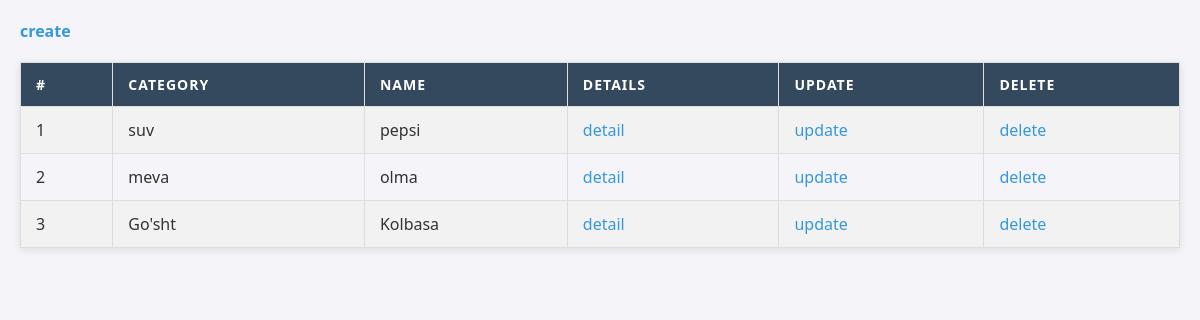
The page /main/back-office/product/list/ on the database as committed earlier.
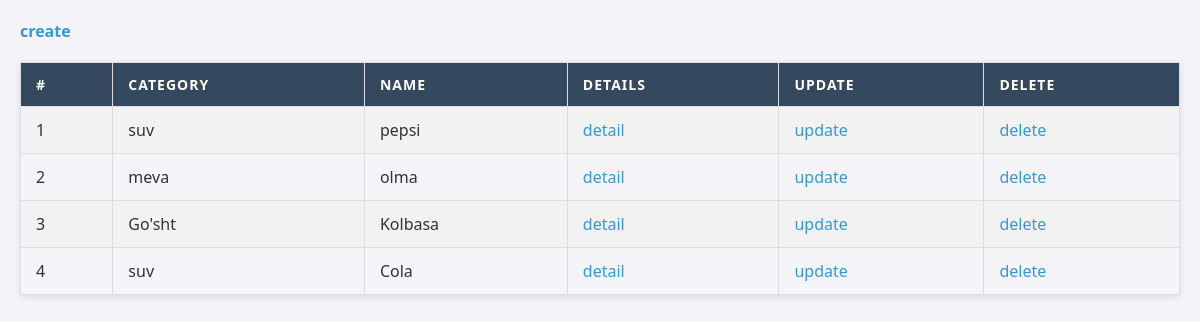
The same page on the database as committed later.
### Goods/models.py (models this page shows, shortened)
class Product(models.Model):
    name = models.CharField(max_length=255)
    quantity = models.PositiveIntegerField(default=1)
    price = models.DecimalField(max_digits=8, decimal_places=2)
    category = models.ForeignKey(Category, on_delete=models.CASCADE, related_name='products')
    description = models.TextField()

class Category(models.Model):
    name = models.CharField(max_length=255)
    title = models.TextField()
    img = models.ImageField(upload_to='category_img')

### Goods/back-office/product/views.py (the view)
# urls.py: path('list/', views.listProduct, name='listProduct'),
def listProduct(request):
    queryset = models.Product.objects.all()
    context = {}
    context['queryset'] = queryset
    return render(request, 'back-office/product/list.html',context)

### templates/back-office/product/list.html (shortened to what this page needs)
<!DOCTYPE html>
{% load static %}
<html lang="en">
<head>
    <link rel="stylesheet" href="{% static 'assets/css/productList.css' %}">
</head>
<body>
    <a href="{% url 'createProduct' %}">create</a>
    <table>
        <tr>
            <th>#</th>
            <th>category</th>
            <th>name</th>
            <th>Details</th>
            <th>Update</th>
            <th>Delete</th>
        </tr>
        {% for product in queryset %}
        <tr>
            <td>{{forloop.counter}}</td>
            <td>{{product.category.name}}</td>
            <td>{{product.name}}</td>
            <td><a href="{% url 'detailProduct' product.id %}">detail</a></td>
            <td><a href="{% url 'updateProduct' product.id %}">update</a></td>
            <td><a href="{% url 'deleteProduct' product.id %}">delete</a></td>
        </tr>
        {% endfor %}
    </table>
</body>
</html>

Rows that differ between the two databases and show on the page:
added Product: category.name "suv", name "Cola"
